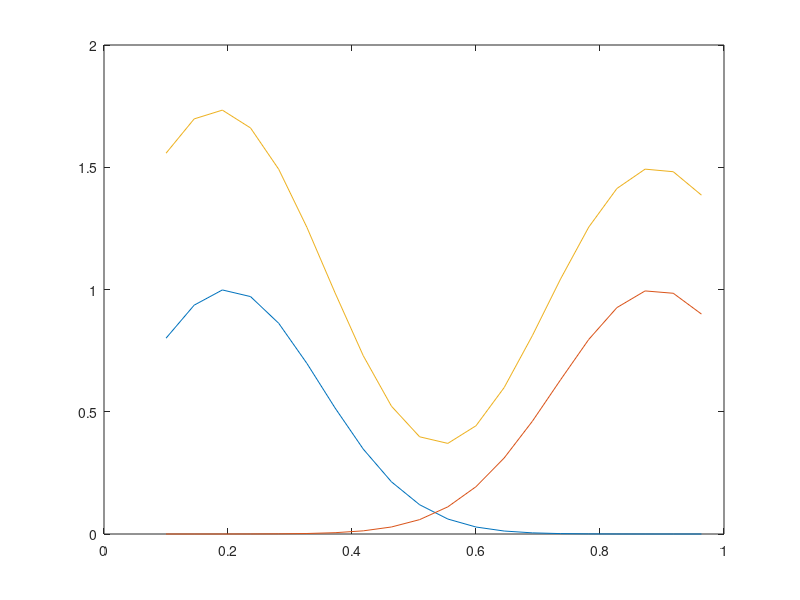

Recreate this plot in MATLAB.
clear all
clc

x = 0.1:1/22:1;
y = (1 + 0.6*sin(2*pi*x/0.7)) + 0.3*sin(2*pi*x)/2;
%plot(x,y)
% pasirinkti centrai
c1 = 0.20;
c2 = 0.89;
r1 = 0.15;
r2 = 0.16;

%Gauso f-jos: F = exp(-(x-c)^2/(2*r^2));

for i = 1:20
    F1(i) = exp(-(x(i)-c1)^2/(2*r1^2));
    F2(i) = exp(-(x(i)-c2)^2/(2*r2^2));
end
plot(x,F1, x,F2,x,y)